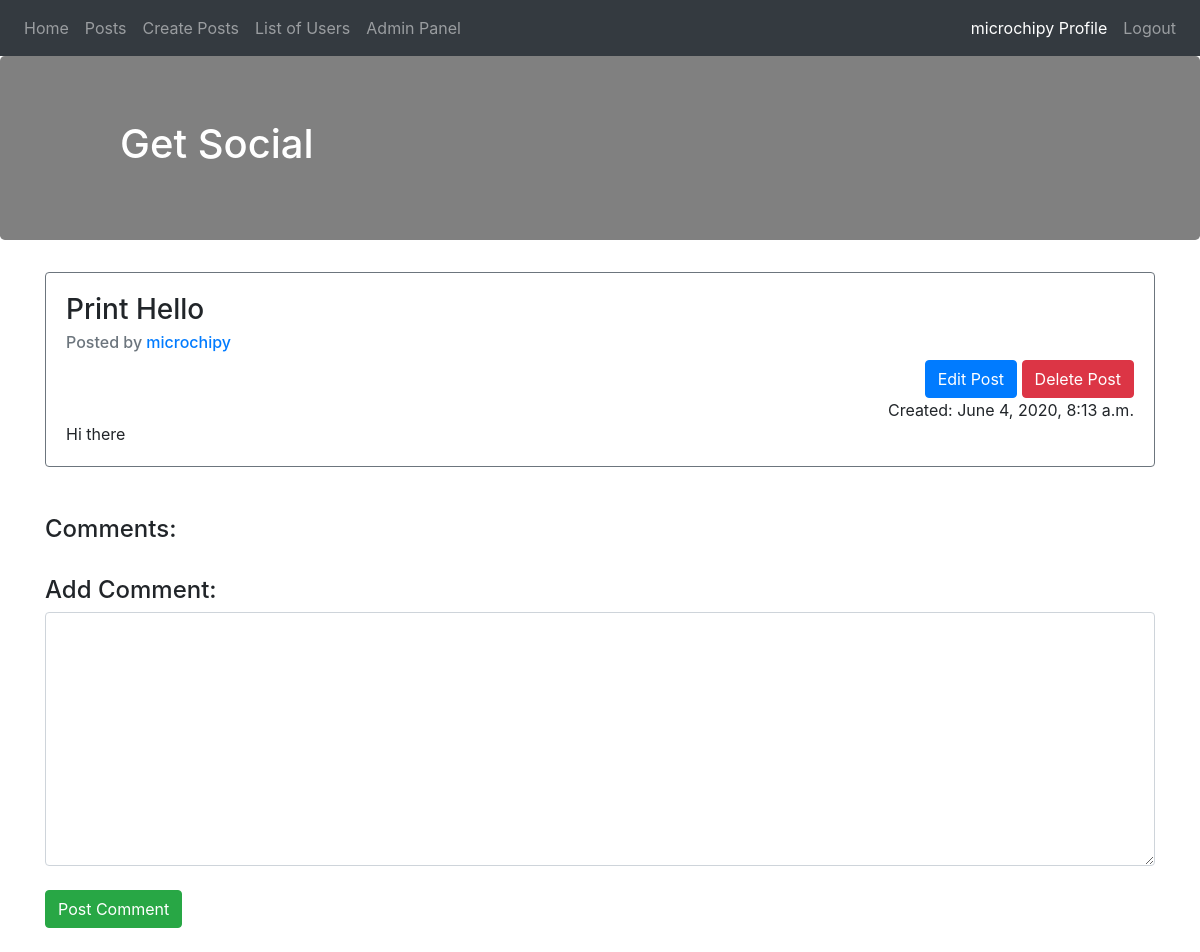
The app's page /viewpost/15/ (signed in), older data.
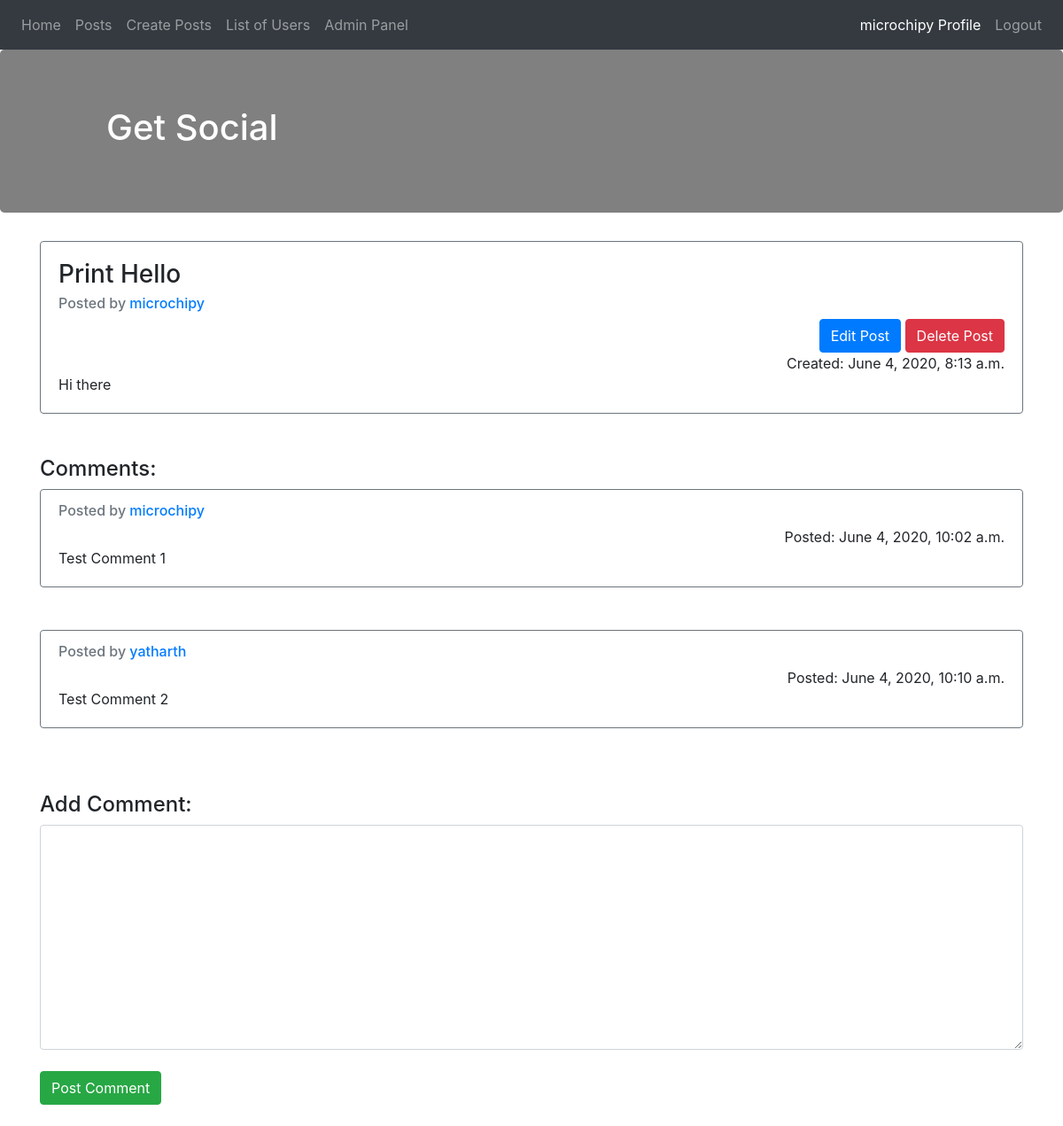
The same page, newer data.
### login/models.py (models this page shows)
class Comment(models.Model):
	user= models.ForeignKey(User,null=True,on_delete=models.SET_NULL)
	post= models.ForeignKey(Post,null=True,on_delete=models.SET_NULL)
	content = models.TextField(max_length=500,null=True)
	date_posted = models.DateTimeField(auto_now_add=True)

class User(models.Model):
	djangoUser = models.OneToOneField(djangoAuthUser,null=True,on_delete=models.CASCADE)
	date_created = models.DateTimeField(auto_now_add=True)

### login/views.py (the view)
# urls.py: path('viewpost/<str:id>/',views.viewPost,name="ViewPost"),
@login_required(login_url="login/")
def viewPost(request,id):
	currentPost = Post.objects.get(id=id)
	comments = currentPost.comment_set.all()
	print(comments)
	if request.method == 'POST':
		form = CommentForm(request.POST)
		if form.is_valid():
			form.save()
	return render(request,'login/viewPost.html',{'form':CommentForm(initial={'user':request.user.user,'post':currentPost}),'post':currentPost,'comments':comments})

### login/forms.py
class CommentForm(forms.ModelForm):
	class Meta:
		model = Comment
		fields = '__all__'
		widgets = {
            'content': forms.Textarea(attrs={'class': 'form-control'}),
        }

### login/templates/login/viewPost.html (shortened to what this page needs)
{% extends 'djangoApp/base.html' %}
{% block content %}
<div class="card border-secondary">
  <div class="card-body">
    <h3 class="card-title">{{post.title}}</h3>
    <h6 class="card-subtitle mb-2 text-muted">
    	Posted by <a href="{% url 'Profile' post.user.id %}">{{post.user.djangoUser.username}} </a>
    </h6>
    {% if post.user.djangoUser.id == request.user.id %}
    <div align="right">
    	<a href="{% url 'EditPost' post.id %}">
    		<button class="btn btn-primary">
    			Edit Post
    		</button>
    	</a>
    	<a href="{% url 'DeletePost' post.id %}">
    		<button class="btn btn-danger">
    			Delete Post
    		</button>
    	</a>
    </div>
    {% endif %}
    <div align="right"> Created: {{post.date_posted}}</div>
    <p class="card-text">{{post.content}}</p>
  </div>
</div>
<br/>
<br/>
<h4> Comments: </h4>
{% for comment in comments %}
	<div class="card border-secondary">
  <div class="card-body">
    <h6 class="card-subtitle mb-2 text-muted">
    	Posted by <a href="{% url 'Profile' post.user.id %}">{{comment.user.djangoUser.username}} </a>
    </h6>
    <div align="right"> Posted: {{comment.date_posted}}</div>
    <p class="card-text">{{comment.content}}</p>
  </div>
</div>
<br/>
<br/>
{% endfor %}
<br/>
<h4> Add Comment:</h4>
<form action="" method="POST">
	{{form.content}}
	<br/>
	<input type="submit" name="submit" value="Post Comment" class="btn btn-success"/>
	<br/>
	<br/>
</form>
{% endblock %}

Row changes from the older to the newer data that the page shows:
added Comment: user.djangoUser.username "microchipy", date_posted "June 4, 2020, 10:02 a.m.", content "Test Comment 1"
added Comment: user.djangoUser.username "yatharth", date_posted "June 4, 2020, 10:10 a.m.", content "Test Comment 2"
